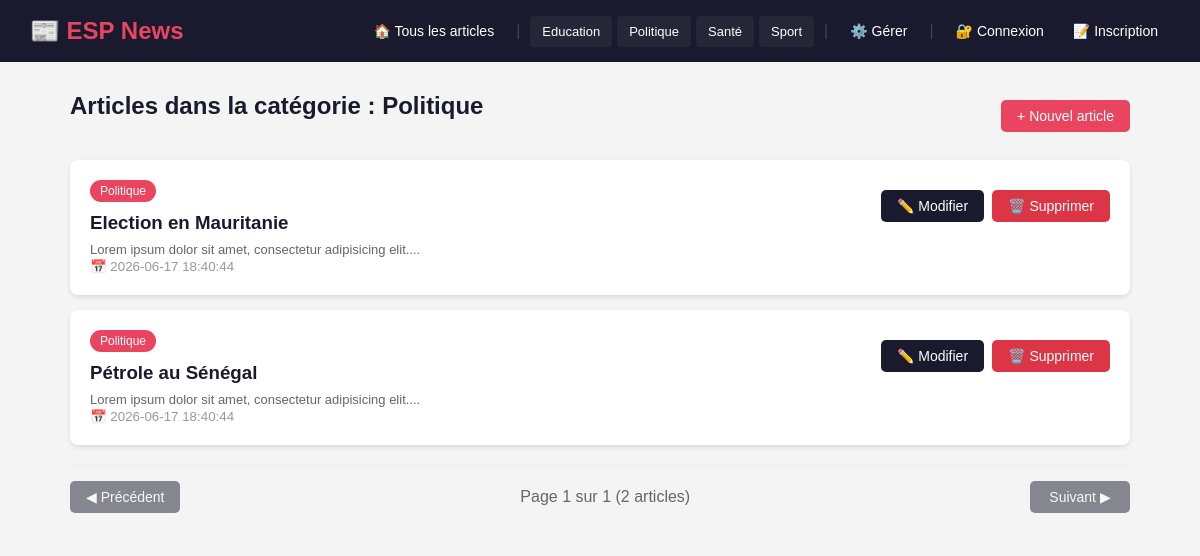
Before: /articles/categorie/4 with the older database file.
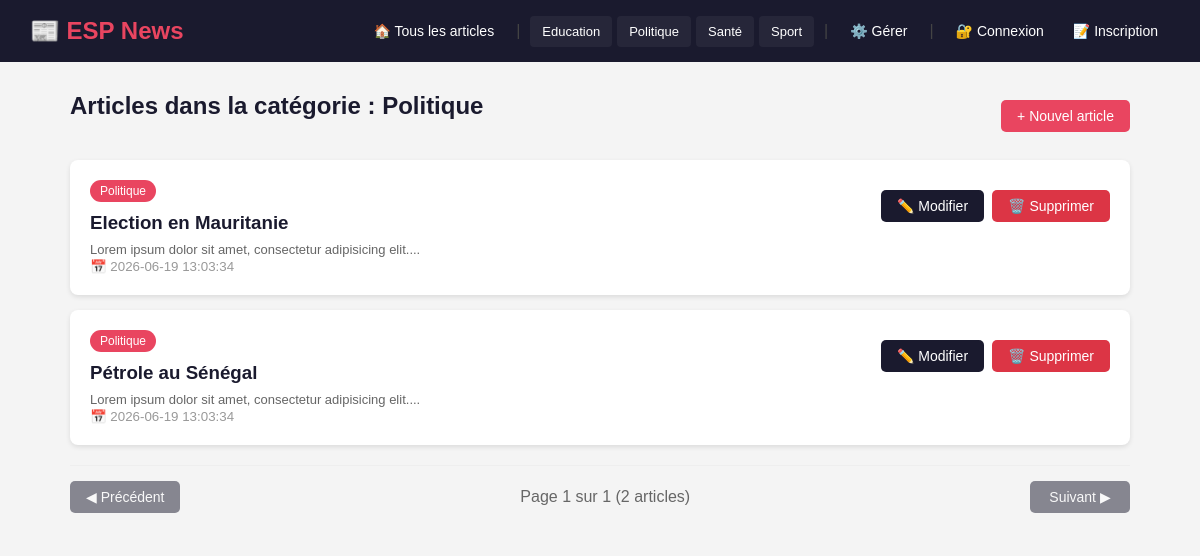
After: the same page with the newer database file.
### tables this page shows
CREATE TABLE Article (
                id INTEGER PRIMARY KEY AUTOINCREMENT,
                titre VARCHAR(255),
                contenu TEXT,
                dateCreation DATETIME DEFAULT CURRENT_TIMESTAMP,
                dateModification DATETIME DEFAULT CURRENT_TIMESTAMP,
                categorie INTEGER,
                utilisateur_id INTEGER,
                FOREIGN KEY (categorie) REFERENCES Categorie(id),
                FOREIGN KEY (utilisateur_id) REFERENCES Utilisateur(id)
            );

CREATE TABLE Categorie (
                id INTEGER PRIMARY KEY AUTOINCREMENT,
                libelle VARCHAR(20)
            );

### core/Controller.php (called while the page is built)
<?php
class Controller {
    protected function render($view, $data = []) {
        extract($data);
        $viewFile = __DIR__ . '/../app/views/' . $view . '.php';
        require_once $viewFile;
    }
}

### app/controllers/ArticleController.php (called while the page is built, shortened)
<?php
require_once __DIR__ . '/../../core/Controller.php';
require_once __DIR__ . '/../models/ArticleModel.php';
class ArticleController extends Controller {
    private $articleModel;
    private $categorieModel;
    public function __construct() {
        $this->articleModel  = new ArticleModel();
        $this->categorieModel = new CategorieModel();
    }
    public function byCategorie($id) {
        $page = $_GET['page'] ?? 1;
        $perPage = 5;
        $totalArticles = $this->articleModel->countByCategorie($id);
        $totalPages = ceil($totalArticles / $perPage);
        $articles = $this->articleModel->findByCategoriePaginated($id, $page, $perPage);
        $categorie = $this->categorieModel->findById($id);
        $titre_categorie = $categorie ? $categorie['libelle'] : 'Catégorie';
        $this->render('articles/index', [
            'articles' => $articles,
            'titre_categorie' => $titre_categorie,
            'page' => $page,
            'totalPages' => $totalPages,
            'totalArticles' => $totalArticles
        ]);
    }
}
?>

### public/index.php (called while the page is built, shortened)
<?php
require_once __DIR__ . '/../core/Router.php';
$router = new Router();
$router->add('GET', '/', 'ArticleController', 'index');
$router->add('GET', '/articles', 'ArticleController', 'index');
$router->add('GET', '/articles/create', 'ArticleController', 'create');
$router->add('POST', '/articles/store', 'ArticleController', 'store');
$router->add('GET', '/articles/{id}', 'ArticleController', 'show');
$router->add('GET', '/articles/{id}/edit', 'ArticleController', 'edit');
$router->add('POST', '/articles/{id}/update', 'ArticleController', 'update');
$router->add('POST', '/articles/{id}/delete', 'ArticleController', 'delete');
$router->add('GET', '/articles/categorie/{id}', 'ArticleController', 'byCategorie');
$router->add('GET', '/categories', 'CategorieController', 'index');
$router->add('GET', '/categories/create', 'CategorieController', 'create');
$router->add('POST', '/categories/store', 'CategorieController', 'store');
$router->add('GET', '/categories/{id}/edit', 'CategorieController', 'edit');
$router->add('POST', '/categories/{id}/update', 'CategorieController', 'update');
$router->add('POST', '/categories/{id}/delete', 'CategorieController', 'delete');
$router->add('GET', '/auth/login', 'AuthController', 'login');
$router->add('POST', '/auth/authenticate', 'AuthController', 'authenticate');
$router->add('GET', '/auth/logout', 'AuthController', 'logout');
$router->add('GET', '/auth/register', 'AuthController', 'register');
$router->add('POST', '/auth/store', 'AuthController', 'store');
$router->add('GET', '/users', 'UserController', 'index');
$router->add('GET', '/users/create', 'UserController', 'create');
$router->add('POST', '/users/store', 'UserController', 'store');
$router->add('GET', '/users/{id}/edit', 'UserController', 'edit');
$router->add('POST', '/users/{id}/update', 'UserController', 'update');
$router->add('POST', '/users/{id}/delete', 'UserController', 'delete');
$method = $_SERVER['REQUEST_METHOD'];
$uri    = $_SERVER['REQUEST_URI'];
$router->dispatch($method, $uri);
?>

### app/models/ArticleModel.php (called while the page is built, shortened)
<?php
require_once __DIR__ . '/../../config/database.php';
class ArticleModel {
    private $pdo;
    public function __construct() {
        $this->pdo = Database::getInstance()->getPdo();
    }
    public function findByCategoriePaginated($categorieId, $page = 1, $perPage = 5) {
        $offset = ($page - 1) * $perPage;
        $stmt = $this->pdo->prepare("
            SELECT a.*, c.libelle as categorie_libelle
            FROM Article a
            LEFT JOIN Categorie c ON a.categorie = c.id
            WHERE a.categorie = ?
            ORDER BY a.dateCreation DESC
            LIMIT ? OFFSET ?
        ");
        $stmt->execute([$categorieId, $perPage, $offset]);
        return $stmt->fetchAll();
    }
}
?>

### config/database.php (called while the page is built, shortened)
<?php
class Database {
    private static $instance = null;
    private $pdo;
    private function __construct() {
        $dbPath = 'C:/esp-news/mglsi_news.db';
        $this->pdo = new PDO('sqlite:' . $dbPath);
        $this->pdo->setAttribute(PDO::ATTR_ERRMODE, PDO::ERRMODE_EXCEPTION);
        $this->pdo->setAttribute(PDO::ATTR_DEFAULT_FETCH_MODE, PDO::FETCH_ASSOC);
        $this->initDatabase();
    }
    public static function getInstance() {
        if (self::$instance === null) {
            self::$instance = new Database();
        }
        return self::$instance;
    }
    private function initDatabase() {
        $this->pdo->exec("
            CREATE TABLE IF NOT EXISTS Categorie (
                id INTEGER PRIMARY KEY AUTOINCREMENT,
                libelle VARCHAR(20)
            );
            CREATE TABLE IF NOT EXISTS Article (
                id INTEGER PRIMARY KEY AUTOINCREMENT,
                titre VARCHAR(255),
                contenu TEXT,
                dateCreation DATETIME DEFAULT CURRENT_TIMESTAMP,
                dateModification DATETIME DEFAULT CURRENT_TIMESTAMP,
                categorie INTEGER,
                utilisateur_id INTEGER,
                FOREIGN KEY (categorie) REFERENCES Categorie(id),
                FOREIGN KEY (utilisateur_id) REFERENCES Utilisateur(id)
            );
            -- NOUVEAU : Table Utilisateur
            CREATE TABLE IF NOT EXISTS Utilisateur (
                id INTEGER PRIMARY KEY AUTOINCREMENT,
                login VARCHAR(50) UNIQUE NOT NULL,
                password VARCHAR(255) NOT NULL,
                role VARCHAR(20) DEFAULT 'visiteur',
                dateCreation DATETIME DEFAULT CURRENT_TIMESTAMP
            );
        ");
        $count = $this->pdo->query("SELECT COUNT(*) FROM Categorie")->fetchColumn();
        $countUsers = $this->pdo->query("SELECT COUNT(*) FROM Utilisateur")->fetchColumn();
        if ($countUsers == 0) {
            $this->pdo->exec("
                INSERT INTO Utilisateur (login, password, role) VALUES
                    ('admin', '$2y$10$92IXUNpkjO0rOQ5byMi.Ye4oKoEa3Ro9llC/.og/at2.uheWG/igi', 'administrateur'),
                    ('editeur1', '$2y$10$92IXUNpkjO0rOQ5byMi.Ye4oKoEa3Ro9llC/.og/at2.uheWG/igi', 'editeur'),
                    ('visiteur1', '$2y$10$92IXUNpkjO0rOQ5byMi.Ye4oKoEa3Ro9llC/.og/at2.uheWG/igi', 'visiteur')
            ");
        }
    }
}
?>

### app/views/articles/index.php (the view, shortened to what the changed rows need)
<div style="display:flex; justify-content:space-between; align-items:center; margin-bottom:20px;">
    <h2>
        <?php if (isset($titre_categorie)): ?>
            Articles dans la catégorie : <?= htmlspecialchars($titre_categorie) ?>
        <?php else: ?>
            Liste des articles
        <?php endif; ?>
    </h2>
    <a href="/articles/create" class="btn btn-primary">+ Nouvel article</a>
</div>
<?php if (empty($articles)): ?>
    <div class="card">
        <p>Aucun article disponible.</p>
        <?php if (isset($titre_categorie)): ?>
            <a href="/articles" class="btn btn-secondary" style="margin-top:10px;">Voir tous les articles</a>
        <?php endif; ?>
    </div>
<?php else: ?>
    <?php foreach ($articles as $article): ?>
        <div class="card">
            <div style="display:flex; justify-content:space-between; align-items:start; flex-wrap:wrap;">
                <div>
                    <span class="badge"><?= htmlspecialchars($article['categorie_libelle']) ?></span>
                    <h3 style="margin-top:10px;">
                        <a href="/articles/<?= $article['id'] ?>" style="color:#1a1a2e; text-decoration:none;">
                            <?= htmlspecialchars($article['titre']) ?>
                        </a>
                    </h3>
                    <p style="color:#666; margin-top:8px; font-size:13px;">
                        <?= htmlspecialchars(substr($article['contenu'], 0, 120)) ?>...
                    </p>
                    <small style="color:#999;">📅 <?= $article['dateCreation'] ?></small>
                </div>
                <div class="actions" style="margin-top:10px;">
                    <a href="/articles/<?= $article['id'] ?>/edit" class="btn btn-secondary">✏️ Modifier</a>
                    <form method="POST" action="/articles/<?= $article['id'] ?>/delete" onsubmit="return confirm('Supprimer cet article ?')">
                        <button type="submit" class="btn btn-danger">🗑️ Supprimer</button>
                    </form>
                </div>
            </div>
        </div>
    <?php endforeach; ?>
    <div class="pagination" style="display:flex; justify-content:space-between; align-items:center; margin-top:20px; padding:15px 0; border-top:1px solid #eee;">
        <?php if ($page > 1): ?>
            <a href="?page=<?= $page - 1 ?>" class="btn btn-secondary">◀ Précédent</a>
        <?php else: ?>
            <span class="btn btn-secondary" style="opacity:0.5; cursor:not-allowed;">◀ Précédent</span>
        <?php endif; ?>
        <span style="color:#666;">Page <?= $page ?> sur <?= $totalPages ?> (<?= $totalArticles ?> articles)</span>
        <?php if ($page < $totalPages): ?>
            <a href="?page=<?= $page + 1 ?>" class="btn btn-secondary">Suivant ▶</a>
        <?php else: ?>
            <span class="btn btn-secondary" style="opacity:0.5; cursor:not-allowed;">Suivant ▶</span>
        <?php endif; ?>
    </div>
<?php endif; ?>
<?php
require_once __DIR__ . '/../layout.php';
?>

### core/Router.php (shortened to what the changed rows need)
<?php
class Router {
    private $routes = [];
    public function add($method, $path, $controller, $action) {
        $this->routes[] = [
            'method'     => $method,
            'path'       => $path,
            'controller' => $controller,
            'action'     => $action
        ];
    }
    public function dispatch($method, $uri) {
        $uri = parse_url($uri, PHP_URL_PATH);
        $uri = rtrim($uri, '/');
        foreach ($this->routes as $route) {
            $pattern = preg_replace('/\{[a-z]+\}/', '([^/]+)', $route['path']);
            $pattern = '#^' . $pattern . '$#';
            if ($route['method'] === $method && preg_match($pattern, $uri, $matches)) {
                array_shift($matches);
                $controller = new $route['controller']();
                call_user_func_array([$controller, $route['action']], $matches);
                return;
            }
        }
    }
}

Changed rows visible on the page:
changed article "Election en Mauritanie": dateCreation "2026-06-17 18:40:44" → "2026-06-19 13:03:34"
changed article "Pétrole au Sénégal": dateCreation "2026-06-17 18:40:44" → "2026-06-19 13:03:34"
